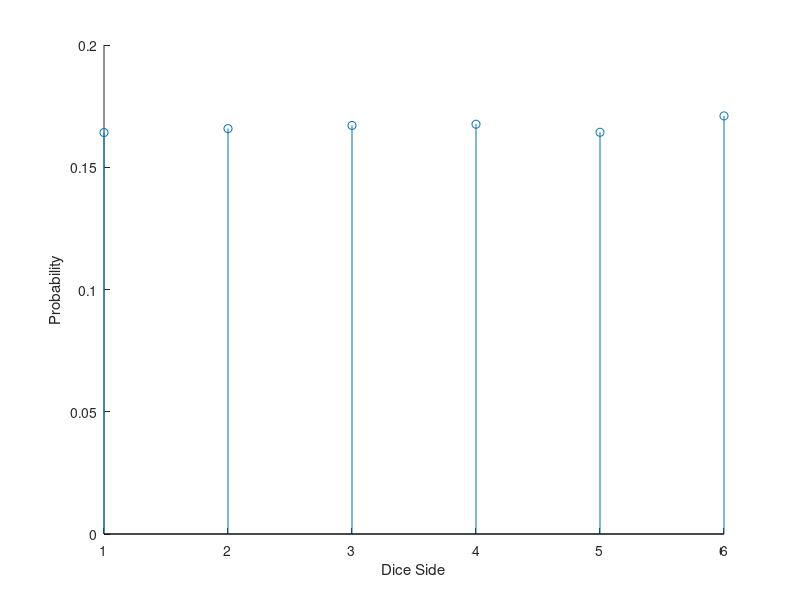
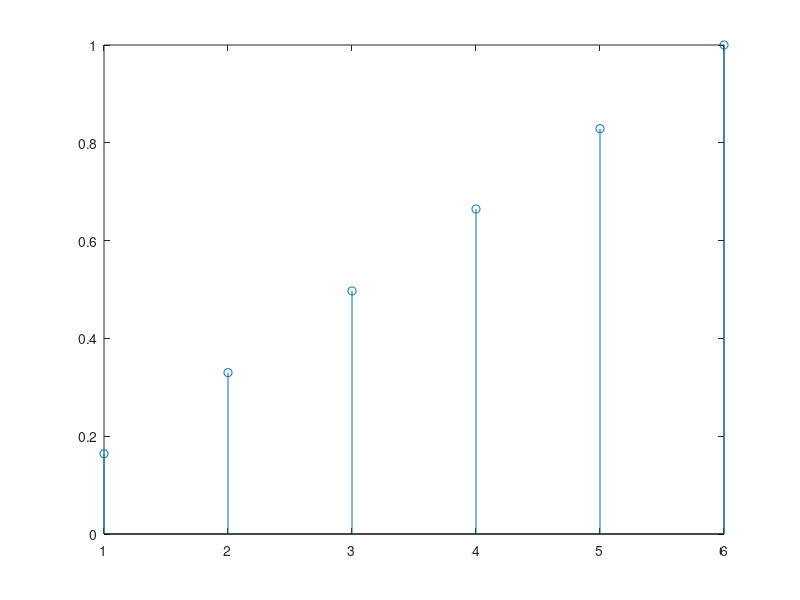

MATLAB code for these plots, in order:
%% ex01a
d = 6;
N = 10000;
lanc = ceil(rand(1,N)*6);
x = [1:d];
y = zeros(size(x));
for k= 1:6
    y(k) = sum(lanc==k)/N;
end
hold on
stem(x,y);
xlabel('Dice Side');
ylabel('Probability');
set(gca,'XTick',x);
%ex01b
figure(2);
stem(x,cumsum(y));
hold off